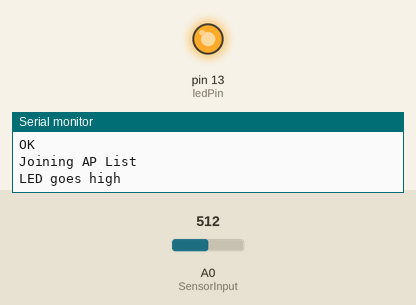
The sketch below on a simulated Arduino Uno, built with avr-gcc and run on an emulated ATmega328P. Parts: output pins drawn as LEDs (lit = HIGH), the last lines printed to the serial monitor. The inputs (shaded band) are chosen by the test bench; at power-on: A0 (SensorInput) = 512. The modem accepts every AT command (registered, SIM ready, sends succeed) and sends nothing else.

Above: at 50.5 s.
At 63.0 s:
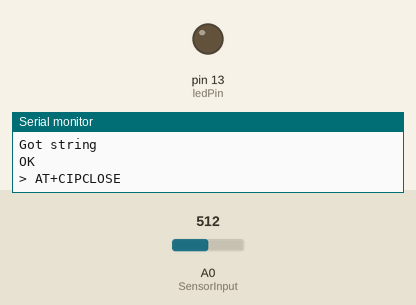
Timing chart, 0 to 81.6 s (numbered marks = the images above):
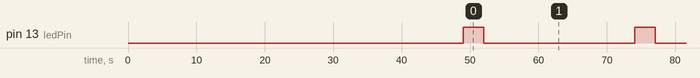

The sketch:

sketch_LDR_ESP_Cloud_1.ino
```cpp
#include <SoftwareSerial.h>
#include <stdlib.h>

// LED
int ledPin = 13;
// SensorInput analog input (A0)
int SensorInput = A0;

// LDR channel's thingspeak API key
String apiKey = "4B24XNTDSEDEXBID";

SoftwareSerial ser(2,3); // RX, TX

// this runs once
void setup() {
  // put your setup code here, to run once:
  // initialize the digital pin as an output.
  pinMode(ledPin, OUTPUT);

  // enable debug serial
  Serial.begin(9600);
  // enable software serial
  ser.begin(115200);

  // reset ESP8266
  ser.println("AT+RST");
  delay (10000);
  ser.println("AT");
  while(ser.available())
  {
    Serial.write(ser.read());
  }
  Serial.println("Sending AT command");
  while(ser.available())
  {
    Serial.write(ser.read());
  }
  delay (5000);
 ser.println("AT+CWMODE=1");
 delay (5000);

  ser.println("AT+CWMODE?");
  while(ser.available())
  {
    Serial.write(ser.read());
  }
  Serial.println("Setting mode");
  delay (5000);
  ser.println("AT+CWJAP=\"TyagiSSID\",\"mi27ab27ka7*\"");
  delay (16000);
  while(ser.available())
  {
    Serial.write(ser.read());
  }
  Serial.println("Joining AP List");
  delay (8000);
}

// the loop
void loop() {
  // put your main code here, to run repeatedly:
  // blink LED on board
  digitalWrite(ledPin, HIGH);
  Serial.println("LED goes high");
  delay(3000);
  digitalWrite(ledPin, LOW);
  // read the value from SensorInput.
  // read 10 values for averaging.
  int val = 0;
  val = analogRead(SensorInput);
  Serial.println("Analog reading");
  // convert to string
  char buf[16];
  String strTemp = String(val, DEC);
  Serial.println("Printing parameter");
  Serial.println(strTemp);

  // TCP connection
  String cmd = "AT+CIPSTART=\"TCP\",\"";
  cmd += "184.106.153.149"; // api.thingspeak.com
  cmd += "\",80";
  ser.println(cmd);
  Serial.println(cmd);
  while(ser.available())
  {
    Serial.write(ser.read());
  }

  Serial.println("TCP connection");

  if(ser.find("Error")){
    Serial.println("AT+CIPSTART error");
    return;
  }

  // prepare GET string
  String getStr = "GET /update?api_key=";
  getStr += apiKey;
  getStr +="&field1=";
  getStr += String(strTemp);
  getStr += "\r\n\r\n";

  Serial.println("Got string");

  // send data length
  cmd = "AT+CIPSEND=";
  cmd += String(getStr.length());
  ser.println(cmd);
  while(ser.available())
  {
    Serial.write(ser.read());
  }

  if(ser.find(">")){
    ser.print(getStr);
  }
  else{
    ser.println("AT+CIPCLOSE");
    // alert user
    Serial.println("AT+CIPCLOSE");
  }
 delay(20000);
}
```

Measured:
- by itself, pin 13 (ledPin): alternates HIGH for 3.0 s and LOW for 22.0 s
